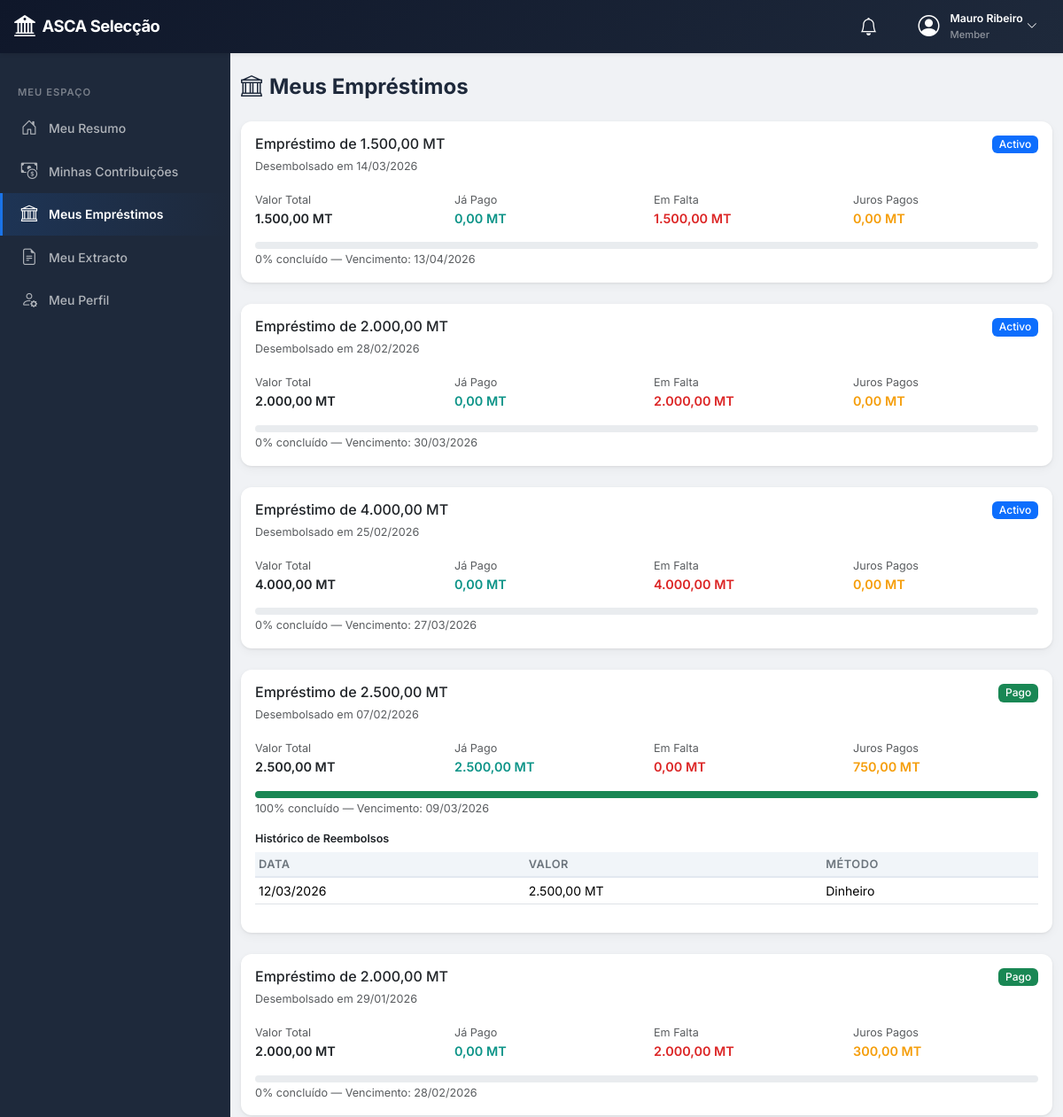
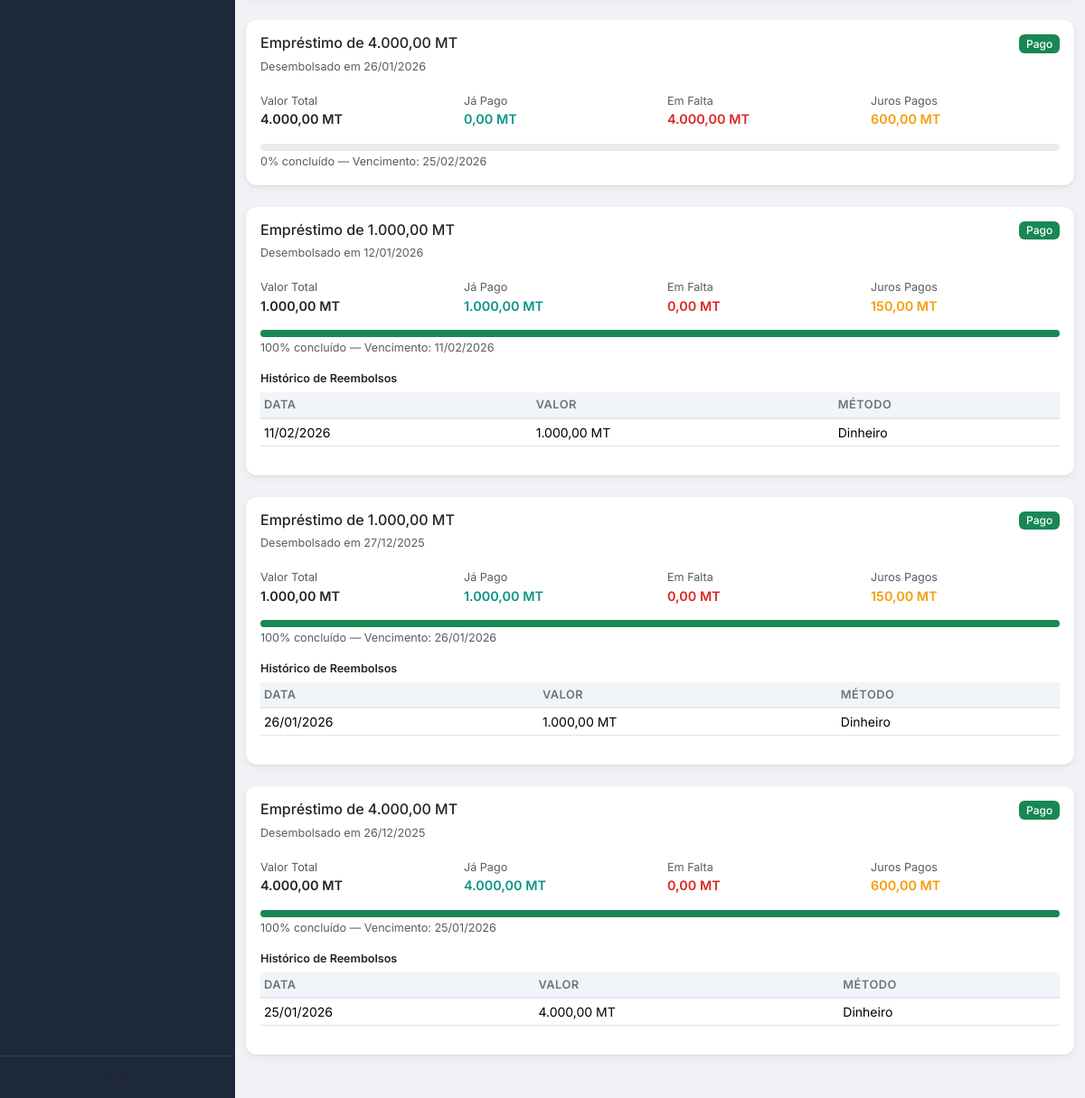
Page /pages/member/meus_emprestimos.php (signed in) on the committed database (2 pictures, top to bottom).
### tables this page shows
CREATE TABLE `loans` (
  `id` int(11) NOT NULL,
  `member_id` int(11) NOT NULL,
  `cycle_id` int(11) NOT NULL,
  `amount` decimal(12,2) NOT NULL,
  `disbursement_date` date NOT NULL,
  `due_date` date NOT NULL,
  `status` enum('active','paid','overdue','defaulted') DEFAULT 'active',
  `notes` text DEFAULT NULL,
  `created_at` datetime DEFAULT current_timestamp(),
  `updated_at` datetime DEFAULT current_timestamp() ON UPDATE current_timestamp()
);

CREATE TABLE `loan_repayments` (
  `id` int(11) NOT NULL,
  `loan_id` int(11) NOT NULL,
  `member_id` int(11) NOT NULL,
  `amount` decimal(12,2) NOT NULL,
  `paid_date` date NOT NULL,
  `payment_method` enum('cash','mpesa','bank_transfer') DEFAULT 'cash',
  `receipt_ref` varchar(50) DEFAULT NULL,
  `notes` text DEFAULT NULL,
  `created_at` datetime DEFAULT current_timestamp()
);

### config/database.php (called while the page is built, shortened)
<?php
class Database {
    private static ?Database $instance = null;
    private PDO $pdo;
    private string $host;
    private string $dbname;
    private string $username;
    private string $password;
    private string $charset = 'utf8mb4';
    private function __construct() {
        $hostHeader = $_SERVER['HTTP_HOST'] ?? '';
        $isLocal = (strpos($hostHeader, 'localhost') !== false || $hostHeader === '127.0.0.1');
        if ($isLocal) {
            $this->host     = getenv('DB_HOST') ?: '127.0.0.1';
            $this->dbname   = getenv('DB_NAME') ?: 'asca_seleccao';
            $this->username = getenv('DB_USER') ?: 'root';
            $this->password = getenv('DB_PASS') ?: '';
        } else {
            $this->host     = getenv('DB_HOST') ?: 'localhost';
            $this->dbname   = getenv('DB_NAME') ?: 'fdlmoz_ascaselecdb';
            $this->username = getenv('DB_USER') ?: 'fdlmoz_ascselecusr';
            $this->password = getenv('DB_PASS') ?: 'M_ym9.@r4HdbMpET';
        }
        if (strpos($this->host, ':') !== false) {
            [$hostPart, $portPart] = explode(':', $this->host, 2);
            $this->host = $hostPart;
            $this->port = $portPart;
        } else {
            $this->port = '3306';
        }
        $dsn = "mysql:host={$this->host};port={$this->port};dbname={$this->dbname};charset={$this->charset}";
        try {
            $this->pdo = new PDO($dsn, $this->username, $this->password, [
                PDO::ATTR_ERRMODE            => PDO::ERRMODE_EXCEPTION,
                PDO::ATTR_DEFAULT_FETCH_MODE => PDO::FETCH_ASSOC,
                PDO::ATTR_EMULATE_PREPARES   => false,
            ]);
        } catch (PDOException $e) {
            die("Erro de conexão à base de dados: " . $e->getMessage());
        }
    }
    public static function getInstance(): self {
        if (self::$instance === null) {
            self::$instance = new self();
        }
        return self::$instance;
    }
    public function query(string $sql, array $params = []): PDOStatement {
        $stmt = $this->pdo->prepare($sql);
        $stmt->execute($params);
        return $stmt;
    }
    public function fetchAll(string $sql, array $params = []): array {
        return $this->query($sql, $params)->fetchAll();
    }
    public function fetch(string $sql, array $params = []): array|false {
        return $this->query($sql, $params)->fetch();
    }
}

### includes/functions.php (called while the page is built, shortened)
<?php
require_once __DIR__ . '/../config/constants.php';
require_once __DIR__ . '/../config/database.php';
function formatMoney(float $value): string {
    return number_format($value, 2, ',', '.') . ' ' . APP_CURRENCY;
}
function formatDate(?string $date): string {
    return date('d/m/Y', strtotime($date));
}
function getActiveCycle(): ?array {
    $db = Database::getInstance();
    $cycleId = getSelectedCycleId();
    if ($cycleId) {
        $cycle = $db->fetch("SELECT * FROM cycles WHERE id = ?", [$cycleId]);
        if ($cycle) return $cycle;
    }
    $cycle = $db->fetch("SELECT * FROM cycles WHERE is_active = 1 ORDER BY start_date DESC LIMIT 1");
    return $cycle;
}

### config/session.php (called while the page is built, shortened)
<?php
function getSelectedCycleId(): ?int {
    return $_SESSION['selected_cycle_id'] ?? null;
}

### pages/member/meus_emprestimos.php (the view, shortened to what this page needs)
<?php
require_once __DIR__ . '/../../config/session.php';
require_once __DIR__ . '/../../includes/header.php';
require_once __DIR__ . '/../../includes/sidebar.php';
$db = Database::getInstance();
$memberId = $_SESSION['member_id'];
$cycle = getActiveCycle();
$cycleId = $cycle ? $cycle['id'] : 0;
$loans = $db->fetchAll(
    "SELECT l.*,
            (SELECT COALESCE(SUM(lr.amount),0) FROM loan_repayments lr WHERE lr.loan_id = l.id) as total_repaid,
            (SELECT COALESCE(SUM(li.interest_amount),0) FROM loan_interest li WHERE li.loan_id = l.id AND li.status = 'paid') as total_interest
     FROM loans l WHERE l.member_id = ? AND l.cycle_id = ? ORDER BY l.disbursement_date DESC",
    [$memberId, $cycleId]
);
?>
<div class="page-header">
    <h1><i class="bi bi-bank me-2"></i>Meus Empréstimos</h1>
</div>
<?php if (empty($loans)): ?>
<div class="card">
    <div class="card-body text-center py-5">
        <i class="bi bi-inbox fs-1 text-muted"></i>
        <p class="text-muted mt-2">Não tem Empréstimos registados neste ciclo.</p>
    </div>
</div>
<?php else: foreach ($loans as $loan):
    $remaining = (float)$loan['amount'] - (float)$loan['total_repaid'];
    $pct = (float)$loan['amount'] > 0 ? round(((float)$loan['total_repaid'] / (float)$loan['amount']) * 100) : 0;
    $statusMap = ['active' => ['bg-primary', 'Activo'], 'overdue' => ['bg-danger', 'Em Atraso'], 'paid' => ['bg-success', 'Pago']];
    [$badgeClass, $badgeText] = $statusMap[$loan['status']] ?? ['bg-secondary', $loan['status']];
?>
<div class="card mb-4">
    <div class="card-body">
        <div class="d-flex justify-content-between align-items-start mb-3">
            <div>
                <h6 class="mb-1">Empréstimo de <?= formatMoney($loan['amount']) ?></h6>
                <small class="text-muted">Desembolsado em <?= formatDate($loan['disbursement_date']) ?></small>
            </div>
            <span class="badge <?= $badgeClass ?>"><?= $badgeText ?></span>
        </div>
        <div class="row g-3">
            <div class="col-md-3">
                <small class="text-muted">Valor Total</small>
                <div class="fw-600"><?= formatMoney($loan['amount']) ?></div>
            </div>
            <div class="col-md-3">
                <small class="text-muted">Já Pago</small>
                <div class="fw-600 text-success"><?= formatMoney($loan['total_repaid']) ?></div>
            </div>
            <div class="col-md-3">
                <small class="text-muted">Em Falta</small>
                <div class="fw-600 text-danger"><?= formatMoney($remaining) ?></div>
            </div>
            <div class="col-md-3">
                <small class="text-muted">Juros Pagos</small>
                <div class="fw-600 text-warning"><?= formatMoney($loan['total_interest']) ?></div>
            </div>
        </div>
        <div class="progress mt-3" style="height: 8px;">
            <div class="progress-bar bg-success" style="width: <?= $pct ?>%"></div>
        </div>
        <small class="text-muted"><?= $pct ?>% concluído — Vencimento: <?= formatDate($loan['due_date']) ?></small>
        <?php
        $repayments = $db->fetchAll("SELECT * FROM loan_repayments WHERE loan_id = ? ORDER BY paid_date DESC", [$loan['id']]);
        if (!empty($repayments)):
        ?>
        <div class="mt-3">
            <h6 class="small fw-600">Histórico de Reembolsos</h6>
            <table class="table table-sm">
                <thead><tr><th>Data</th><th>Valor</th><th>Método</th></tr></thead>
                <tbody>
                    <?php foreach ($repayments as $r):
                        $methods = ['cash' => 'Dinheiro', 'mpesa' => 'M-Pesa', 'bank_transfer' => 'Transf.'];
                    ?>
                    <tr>
                        <td><?= formatDate($r['paid_date']) ?></td>
                        <td><?= formatMoney($r['amount']) ?></td>
                        <td><?= $methods[$r['payment_method']] ?? $r['payment_method'] ?></td>
                    </tr>
                    <?php endforeach; ?>
                </tbody>
            </table>
        </div>
        <?php endif; ?>
    </div>
</div>
<?php endforeach; endif; ?>
<?php require_once __DIR__ . '/../../includes/footer.php'; ?>

### assets/css/style.css (style rules this page uses)
:root { --primary: #1a73e8; --primary-dark: #1557b0; --primary-light: #4a90d9; --secondary: #6c757d; --success: #0d9488; --success-light: #14b8a6; --danger: #dc2626; --warning: #f59e0b; --info: #0ea5e9; --dark: #1e293b; --darker: #0f172a; --light: #f1f5f9; --body-bg: #f0f2f5; --sidebar-bg: #1e293b; --sidebar-w: 260px; --navbar-h: 60px; --font-family: 'Inter', -apple-system, BlinkMacSystemFont, 'Segoe UI', sans-serif; --radius: 12px; --radius-sm: 8px; --shadow: 0 1px 3px rgba(0, 0, 0, .08), 0 4px 12px rgba(0, 0, 0, .04); --shadow-md: 0 4px 16px rgba(0, 0, 0, .1); --transition: all .25s cubic-bezier(.4, 0, .2, 1); --skeleton-bg: #e2e8f0; }
* { box-sizing: border-box; }
body { font-family: var(--font-family); background: var(--body-bg); color: var(--dark); font-size: 0.9rem; overflow-x: hidden; }
.card { border: none; border-radius: var(--radius); box-shadow: var(--shadow); transition: var(--transition); }
.table thead th { background: var(--light); font-weight: 600; font-size: .8rem; text-transform: uppercase; letter-spacing: .5px; color: var(--secondary); border-bottom: 2px solid #e2e8f0; white-space: nowrap; }
.table td { vertical-align: middle; font-size: .875rem; }
.badge { font-weight: 500; font-size: .75rem; padding: .35em .65em; border-radius: 6px; }
.page-header { display: flex; justify-content: space-between; align-items: center; margin-bottom: 1.5rem; flex-wrap: wrap; gap: .75rem; }
.page-header h1 { font-size: 1.5rem; font-weight: 700; margin: 0; }
.text-success { color: var(--success) !important; }
.text-danger { color: var(--danger) !important; }
.text-warning { color: var(--warning) !important; }
.fw-600 { font-weight: 600; }

### rows in the picture
loans: amount "1.500,00 MT", disbursement_date "14/03/2026", badgeText "Activo", total_repaid "0,00 MT", remaining "1.500,00 MT", total_interest "0,00 MT", pct "0", due_date "13/04/2026"
loans: amount "2.000,00 MT", disbursement_date "28/02/2026", badgeText "Activo", total_repaid "0,00 MT", remaining "2.000,00 MT", total_interest "0,00 MT", pct "0", due_date "30/03/2026"
loans: amount "4.000,00 MT", disbursement_date "25/02/2026", badgeText "Activo", total_repaid "0,00 MT", remaining "4.000,00 MT", total_interest "0,00 MT", pct "0", due_date "27/03/2026"
loans: amount "2.500,00 MT", disbursement_date "07/02/2026", badgeText "Pago", total_repaid "2.500,00 MT", remaining "0,00 MT", total_interest "750,00 MT", pct "100", due_date "09/03/2026"
loan_repayments: paid_date "12/03/2026", amount "2.500,00 MT", payment_method "Dinheiro"
loans: amount "2.000,00 MT", disbursement_date "29/01/2026", badgeText "Pago", total_repaid "0,00 MT", remaining "2.000,00 MT", total_interest "300,00 MT", pct "0", due_date "28/02/2026"
loans: amount "4.000,00 MT", disbursement_date "26/01/2026", badgeText "Pago", total_repaid "0,00 MT", remaining "4.000,00 MT", total_interest "600,00 MT", pct "0", due_date "25/02/2026"
loans: amount "1.000,00 MT", disbursement_date "12/01/2026", badgeText "Pago", total_repaid "1.000,00 MT", remaining "0,00 MT", total_interest "150,00 MT", pct "100", due_date "11/02/2026"
loan_repayments: paid_date "11/02/2026", amount "1.000,00 MT", payment_method "Dinheiro"
loans: amount "1.000,00 MT", disbursement_date "27/12/2025", badgeText "Pago", total_repaid "1.000,00 MT", remaining "0,00 MT", total_interest "150,00 MT", pct "100", due_date "26/01/2026"
loan_repayments: paid_date "26/01/2026", amount "1.000,00 MT", payment_method "Dinheiro"
loans: amount "4.000,00 MT", disbursement_date "26/12/2025", badgeText "Pago", total_repaid "4.000,00 MT", remaining "0,00 MT", total_interest "600,00 MT", pct "100", due_date "25/01/2026"
loan_repayments: paid_date "25/01/2026", amount "4.000,00 MT", payment_method "Dinheiro"

### other values in the picture
APP_NAME "ASCA Selecção"
$currentUser['full_name'] "Mauro Ribeiro"
$currentUser['role'] "Member"
